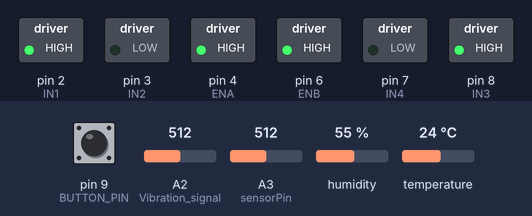
The sketch below on a simulated Arduino Uno, built with avr-gcc and run on an emulated ATmega328P. Parts: switched loads named in the sketch (green lamp = pin HIGH). The inputs (shaded band) are chosen by the test bench; at power-on: pin 9 (BUTTON_PIN) LOW, A2 (Vibration_signal) = 512, A3 (sensorPin) = 512, humidity 55 %, temperature 24 °C. What the sketch prints to the serial monitor is not drawn.

Above: at 1.2 s.
1.3 s: pin 9 (BUTTON_PIN) pulled HIGH for 0.15 s
At 8.4 s:
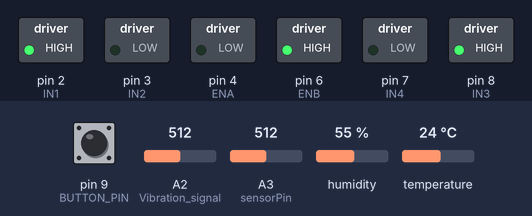
At 9.5 s:
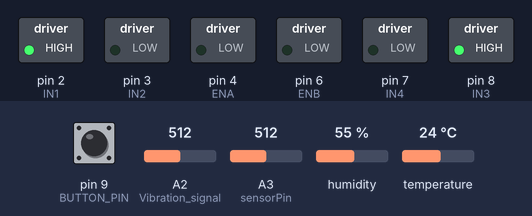
Timing chart, 0 to 36.1 s (numbered marks = the images above; inputs shaded):
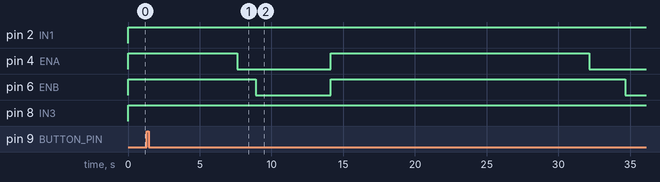

The sketch:

ARduino_Complete_Code.ino
```cpp
#include "DHT.h"
#include <Wire.h>
#include <SoftwareSerial.h>
#define RX_PIN 10
#define TX_PIN 11


SoftwareSerial espSerial(RX_PIN, TX_PIN);


// Pin and threshold definitions
const int Vibration_signal = A2;  // Analog pin for the vibration sensor
const int vibrationThreshold = 500; // Threshold for analog value to detect vibration
const int vibrationEventThreshold = 5; // Number of vibration events to trigger detection
const unsigned long debounceTime = 200; // Minimum time (ms) between valid detections

// Variables for tracking  vibration
int vibrationCount = 0;
unsigned long lastVibrationTime = 0;

//.....................rPM
const int sensorPin = A3;           // Analog pin connected to the IR sensor
const int threshold = 512;         // Threshold for detecting a signal (adjust as needed)
unsigned long lastTime = 0;        // Last time a pulse was detected
unsigned long currentTime = 0;     // Current time for calculation
volatile int pulseCount = 0;       // Number of pulses detected
unsigned long rpm = 0;             // Calculated RPM
unsigned long timeElapsed = 0;     // Time elapsed since the last pulse
unsigned long lastCalculationTime = 0; // Time of last RPM calculation

//.................RPM END


 //............................motor
#define ENA 4  // PWM pin for motor speed control
#define IN1 2  // Motor direction control pin 1
#define IN2 3  // Motor direction control pin 2

//....................motor end

 //...............................buzzer
#define IN3 8  // Pin connected to IN3 on the motor driver
#define IN4 7  // Pin connected to IN4 on the motor driver
#define ENB 6
//..............................buzzer end


//........ ............dht
#define DHTPIN A0      // Pin connected to DHT11 data pin (A5 used as digital pin)
#define DHTTYPE DHT11   // DHT 11 sensor type

// Initialize DHT sensor
DHT dht(DHTPIN, DHTTYPE);
//.....................DHTend


 String data;


String data_for_firebase="";
//overspeeding

  #define BUTTON_PIN_alcohol 10

  #define BUTTON_PIN 9
  #define SPEED_CHECK_INTERVAL 5000 // 5 seconds
  // Track button press timing
  unsigned long buttonPressStart = 0;
  bool overspeedWarning = false;
//overspeeding end

void setup() {


  Serial.begin(115200);


  // overspeed button
  pinMode(BUTTON_PIN, INPUT);
  // oversppedd
  pinMode(BUTTON_PIN_alcohol, INPUT);


//.........................rpM
 pinMode(sensorPin, INPUT);
//....................RPM END


 //................motor
  pinMode(ENA, OUTPUT);  // Set ENA as an output for PWM control
  pinMode(IN1, OUTPUT);  // Set IN1 as output for motor direction
  pinMode(IN2, OUTPUT);  // Set IN2 as output for motor direction

 //..............motor e

   // Initialize buzzer
  pinMode(IN3, OUTPUT);
  pinMode(IN4, OUTPUT);
  pinMode(ENB, OUTPUT);

  ///...................buzeer end

  //........ ............dht
  dht.begin();           // Initialize DHT sensor
  Serial.println("DHT11 Sensor Ready!");
//.....................DHTend


//.....................vibration
 pinMode(Vibration_signal, INPUT); // Set pin as input
//....................vibration end

}

void loop() {

motorr();

dhT();
vibration();
RPM();
check();
eyeCheck();
alcohol_detect();


delay(200);
 Serial.println(data_for_firebase);
 data_for_firebase="";

buzzer_off();

}


void buzzer(){

 // Turn the buzzer ON
  Serial.println("Buzzer ON");
  digitalWrite(IN3, HIGH);
  digitalWrite(IN4, LOW);
  analogWrite(ENB, 255);


}
void motorr(){

  digitalWrite(IN1, HIGH);
  digitalWrite(IN2, LOW);


    analogWrite(ENA, 255);

  Serial.println("car is running");


}

void gps(){


   float latitude = 33.622368;
   float longitude = 72.956559;

    Serial.print("Latitude: ");
    Serial.print(latitude, 6);
    Serial.print(" Longitude: ");
    Serial.println(longitude, 6);


}


void alcohol_detect(){


    static unsigned long buttonPressStartTime = 0; // To track button press time

    bool state=false;
    while (digitalRead(BUTTON_PIN_alcohol) == LOW) { // Until the button is released

        if (buttonPressStartTime == 0) {

            buttonPressStartTime = millis();
        }

        Serial.println("WARNING: alcohol detected");
        buzzer();

        if ((millis() - buttonPressStartTime) >= 5000) { // If held for 5 seconds
            Serial.println("THRESHOLD REACHED... millis() - buttonPressStartTime = ");
            Serial.println(millis() - buttonPressStartTime);
            state=true;

            for (int i = 255; i >= 0; i -= 5) {
                analogWrite(ENA, i);  // Set motor speed
                  Serial.println("stoping car");
                delay(50);           // Smooth speed reduction
            }

            buzzer_off();
            buttonPressStartTime = 0; // Reset the timer
            delay(5000);


            break; // Exit the while loop
        }
    }

    // Reset `buttonPressStartTime` if the button is released
    if (digitalRead(BUTTON_PIN_alcohol) == HIGH) {
        buttonPressStartTime = 0;
    }

    if(state){
      data_for_firebase += ";DRUNK_STATE: Person is Drunk ";

    }else{
      data_for_firebase += ";DRUNK_STATE: NO ";


    }
}

void eyeCheck(){

    static unsigned long eyeclosedTime = 0; // To track eye closed   time

    bool sLeep=false;

   if(Serial.available() && (Serial.readStringUntil('\n')).toFloat() < 0.5 ){
     data = Serial.readStringUntil('\n');

     Serial.println(data);

   }else{
    data_for_firebase += ";sleepState: no ";
    return;

   }

    while ( data.toFloat() < 0.5  ) {

        if (eyeclosedTime == 0) {

            eyeclosedTime = millis();
        }

        Serial.println("WARNING: SLEEPING DETECTED");
        buzzer();

        if ((millis() - eyeclosedTime) >= 3000) {
            Serial.println("THRESHOLD REACHED... millis() - eyeclosedTime = ");
            Serial.println(millis() - eyeclosedTime);
            sLeep=true;

            // Gradually reduce speed
            for (int i = 255; i > 100; i -= 5) {
                analogWrite(ENA, i);  // Set motor speed
                Serial.println(" Reducing the car speed ");
                delay(50);           // Smooth speed reduction
            }

            buzzer_off();
            eyeclosedTime = 0; // Reset the timer
            delay(2000);
            break;
        }

        if(Serial.available()){
             data = Serial.readStringUntil('\n');
             Serial.println(data);

         }else{

          return;

         }

    }

    if(sLeep){
   data_for_firebase += ";sleepState: Person is sleeping ";

    }else{


    }

}

void buzzer_off(){

 // Turn the buzzer ON
  Serial.println("Buzzer off");
  digitalWrite(IN3, HIGH);
  digitalWrite(IN4, LOW);
  analogWrite(ENB, 0);    // Maximum power to the buzzer


}


void dhT(){
 // Read temperature as Celsius
  float temperature = dht.readTemperature();
  // Read humidity
  float humidity = dht.readHumidity();


  if (isnan(temperature) || isnan(humidity)) {
    Serial.println("Failed to read from DHT sensor!");
    data_for_firebase += "TEMP: Failed to read from DHT sensor!";
    return;
  }


  Serial.print("Temperature: ");
  Serial.print(temperature);
  Serial.println(" °C");

  data_for_firebase += "TEMP:"+String(temperature, 2)+" °C";

  Serial.print("Humidity: ");
  Serial.print(humidity);
  Serial.println(" %");


}

void check() {


    static unsigned long buttonPressStartTime = 0;

    bool overspeed= false;


    while (digitalRead(BUTTON_PIN) == LOW) {

        if (buttonPressStartTime == 0) {

            buttonPressStartTime = millis();
        }

        Serial.println("WARNING: OVERSPEEDING");
        buzzer();

        if ((millis() - buttonPressStartTime) >= 5000) {
            Serial.println("THRESHOLD REACHED... millis() - buttonPressStartTime = ");
            Serial.println(millis() - buttonPressStartTime);
            overspeed=true;

            for (int i = 255; i > 100; i -= 5) {
                analogWrite(ENA, i);
                delay(500);           // Smooth speed reduction
            }

            buzzer_off();
            buttonPressStartTime = 0; // Reset the timer
            delay(5000);


            break;
        }
    }


    if (digitalRead(BUTTON_PIN) == HIGH) {
        buttonPressStartTime = 0;
    }

    if(overspeed){

     data_for_firebase += ";overspeed: THE DRIVER OVERSPEED AND CAR WAS STOPED";
    }else{
       data_for_firebase += ";overspeed: no";

    }
}


void vibration() {

  int analogValue = analogRead(Vibration_signal);

   Serial.println(analogValue);


   if(analogValue>600){

    Serial.println("Collision  Detected");
     data_for_firebase += ";VIB: vibration detected be carefull AT";
   }else{

        data_for_firebase += ";VIB:"+String(analogValue);
   }

}

void RPM(){

 int sensorValue = analogRead(sensorPin);

  data_for_firebase += ";RPM:"+String(sensorValue);

  bool currentState = (sensorValue > threshold);

  // Detect rising edge
  if (currentState && (millis() - lastTime > 50)) {
    pulseCount++;                    // Increment pulse count
    lastTime = millis();
  }


  currentTime = millis();
  if (currentTime - lastCalculationTime >= 1000) {
    rpm = (pulseCount * 60) / 2;
    pulseCount = 0;
    lastCalculationTime = currentTime;

  }

}
```
